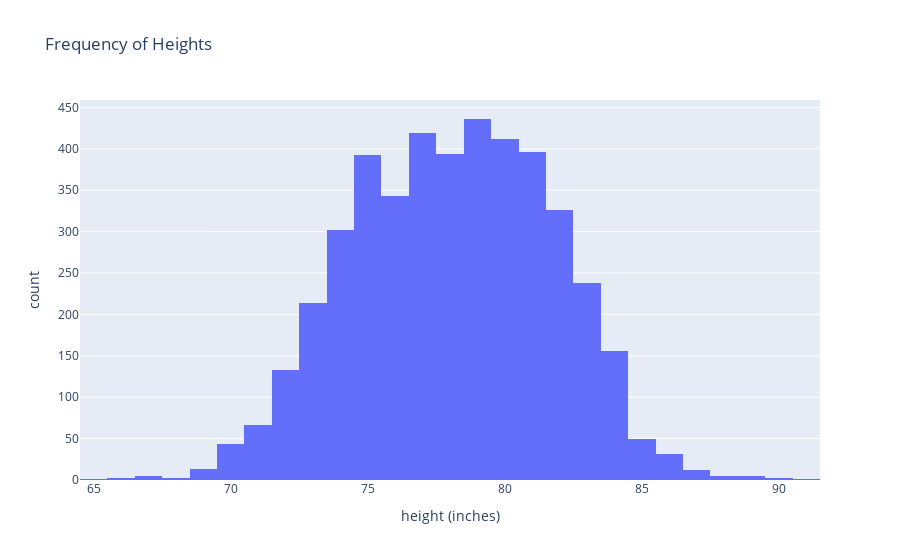

Notebook code for this chart:
### Markdown cell above
## Distribution of Heights

### Code cell
# get a histogram of player heights
df = px.data.tips()
player_attributes['height (inches)'] = player_attributes['HEIGHT']
fig = px.histogram(player_attributes, x="height (inches)", title = "Frequency of Heights")
fig.show()

### Figure 1 — Plotly figure (JSON) as saved in the notebook; plotly's stock layout.template omitted (floating-point values rounded to 4 significant figures; data arrays with more than 128 entries replaced by an {"elided": "..."} marker saying what was removed)
{"data": [{"alignmentgroup": "True", "bingroup": "x", "hovertemplate": "height (inches)=%{x}<br>count=%{y}<extra></extra>", "legendgroup": "", "marker": {"color": "#636efa", "pattern": {"shape": ""}}, "name": "", "offsetgroup": "", "orientation": "v", "showlegend": false, "type": "histogram", "x": {"elided": "4500 int values"}, "xaxis": "x", "yaxis": "y"}], "layout": {"barmode": "relative", "legend": {"tracegroupgap": 0}, "title": {"text": "Frequency of Heights"}, "xaxis": {"anchor": "y", "domain": [0, 1], "title": {"text": "height (inches)"}}, "yaxis": {"anchor": "x", "domain": [0, 1], "title": {"text": "count"}}}}
